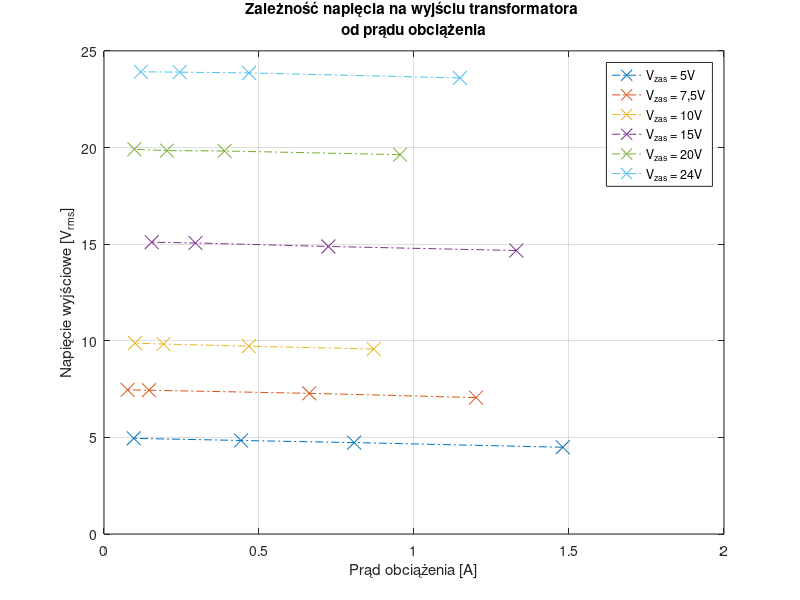
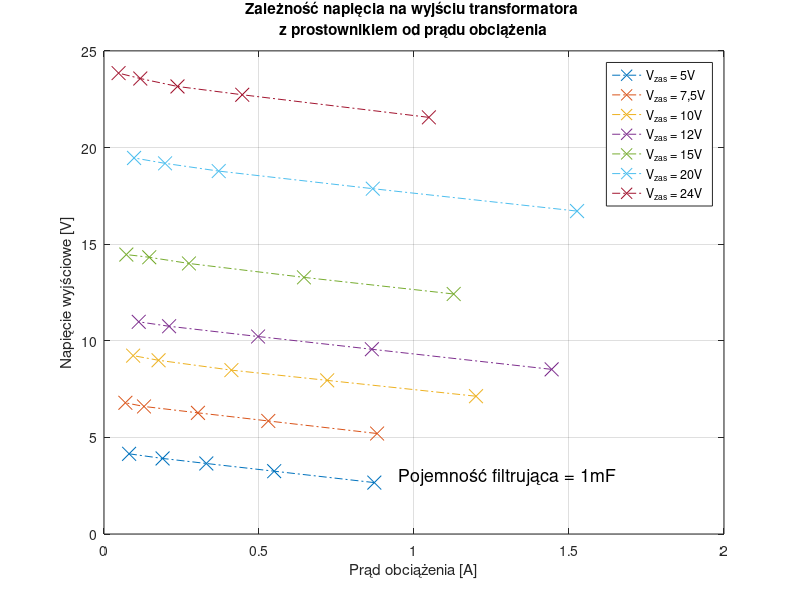
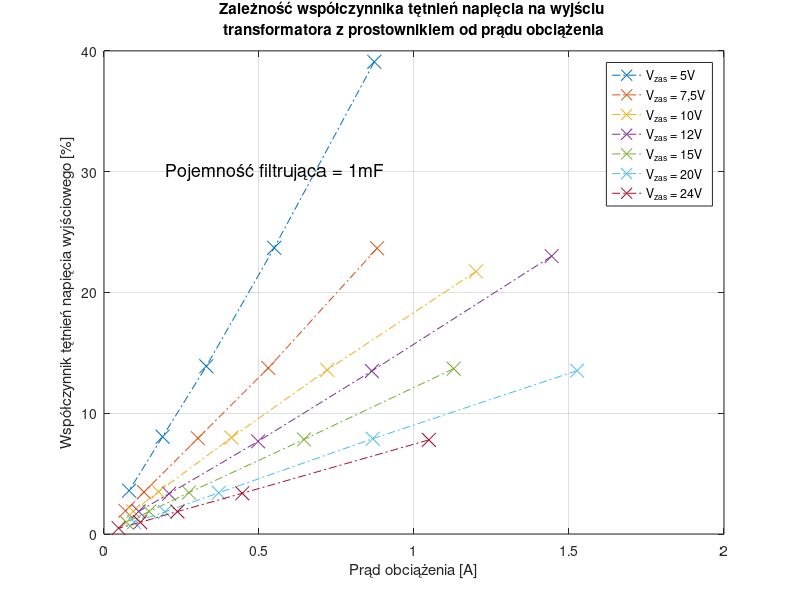

Reproduce these figures in MATLAB, in order. (Note: this script raises an error after producing the figures.)
% ------------ ZASILACZE LINIOWE ------------

clr = ["#D95319" "#EDB120" "#7E2F8E" "#77AC30" "#4DBEEE" "#A2142F"];

% 1. Transformator
Uin_1_1 = 5;
R_1_1 = [2, 5, 10, 50];
I_1_1 = [1.48, 0.807, 0.442, 0.096];
U_1_1 = [4.49, 4.73, 4.84, 4.95];


Uin_1_2 = 7.5;
R_1_2 = [5, 10, 50, 100];
I_1_2 = [1.2, 0.662, 0.145, 0.076];
U_1_2 = [7.06, 7.28, 7.44, 7.46];


Uin_1_3 = 10;
R_1_3 = [10, 20, 50, 100];
I_1_3 = [0.870, 0.467, 0.192, 0.1];
U_1_3 = [9.57, 9.72, 9.83, 9.88];

Uin_1_4 = 15;
R_1_4 = [10, 20, 50, 100];
I_1_4 = [1.330, 0.724, 0.295, 0.154];
U_1_4 = [14.67, 14.88, 15.06, 15.1];

Uin_1_5 = 20;
R_1_5 = [20, 50, 100, 200];
I_1_5 = [0.955, 0.389, 0.203, 0.098];
U_1_5 = [19.63, 19.82, 19.84, 19.91];

Uin_1_6 = 24;
R_1_6 = [20, 50, 100, 200];
I_1_6 = [1.148, 0.468, 0.244, 0.119];
U_1_6 = [23.6, 23.86, 23.9, 23.92];

figure(1)
plot(I_1_1, U_1_1, "LineStyle","-.", "Marker",'x', 'MarkerSize',10)
grid on
hold on
plot(I_1_2, U_1_2, "LineStyle","-.", "Marker",'x', 'MarkerSize',10)
plot(I_1_3, U_1_3, "LineStyle","-.", "Marker",'x', 'MarkerSize',10)
plot(I_1_4, U_1_4, "LineStyle","-.", "Marker",'x', 'MarkerSize',10)
plot(I_1_5, U_1_5, "LineStyle","-.", "Marker",'x', 'MarkerSize',10)
plot(I_1_6, U_1_6, "LineStyle","-.", "Marker",'x', 'MarkerSize',10)
xlabel("Prąd obciążenia [A]")
ylabel("Napięcie wyjściowe [V_{rms}]")
legend("V_{zas} = 5V", "V_{zas} = 7,5V","V_{zas} = 10V", "V_{zas} = 15V", "V_{zas} = 20V", "V_{zas} = 24V")
title({"Zależność napięcia na wyjściu transformatora ", "od prądu obciążenia"})



% 2. Transformator z prostownikiem C = 1mF

Uin_2_1 = 5;
R_2_1 = [2, 5, 10, 20, 50];
I_2_1 = [0.872, 0.549, 0.330, 0.189, 0.081];
U_2_1 = [2.66, 3.25, 3.65, 3.91, 4.15];
T_2_1 = [1.04, 0.77, 0.507, 0.315, 0.149];

Uin_2_2 = 7.5;
R_2_2 = [5, 10, 20, 50, 100];
I_2_2 = [0.881, 0.53, 0.303, 0.129, 0.069];
U_2_2 = [5.2, 5.85, 6.27, 6.6, 6.79];
T_2_2= [1.23, 0.804, 0.497, 0.229, 0.13];

Uin_2_3 = 10;
R_2_3 = [5, 10, 20, 50, 100];
I_2_3 = [1.2, 0.72, 0.411, 0.176, 0.094];
U_2_3 = [7.13, 7.95, 8.48, 8.99, 9.23];
T_2_3 = [1.55, 1.08, 0.677, 0.315, 0.174];

Uin_2_4 = 15;
R_2_4 = [10, 20, 50, 100, 200];
I_2_4 = [1.128, 0.645, 0.274, 0.146, 0.072];
U_2_4 = [12.42, 13.28, 14, 14.32, 14.46];
T_2_4 = [1.7, 1.04, 0.48, 0.267, 0.141];

Uin_2_5 = 20;
R_2_5 = [10, 20, 50, 100, 200];
I_2_5 = [1.526, 0.867, 0.37, 0.197, 0.097];
U_2_5 = [16.71, 17.87, 18.78, 19.18, 19.46];
T_2_5 = [2.26, 1.41, 0.641, 0.352, 0.19];

Uin_2_6 = 24;
R_2_6 = [20, 50, 100, 200, 500];
I_2_6 = [1.048, 0.446, 0.237, 0.117, 0.047];
U_2_6 = [21.56, 22.73, 23.16, 23.57, 23.85];
T_2_6 = [1.68, 0.766, 0.431, 0.228, 0.116];

Uin_2_7 = 12;
R_2_7 = [5, 10, 20, 50, 100];
I_2_7 = [1.444, 0.864, 0.497, 0.21, 0.112];
U_2_7 = [8.52, 9.56, 10.22, 10.75, 10.98];
T_2_7 = [1.96, 1.29, 0.784, 0.359, 0.205];

figure(2)
plot(I_2_1, U_2_1, "LineStyle","-.", "Marker",'x', 'MarkerSize',10)
grid on
hold on
plot(I_2_2, U_2_2, "LineStyle","-.", "Marker",'x', 'MarkerSize',10)
plot(I_2_3, U_2_3, "LineStyle","-.", "Marker",'x', 'MarkerSize',10)
plot(I_2_7, U_2_7, "LineStyle","-.", "Marker",'x', 'MarkerSize',10)
plot(I_2_4, U_2_4, "LineStyle","-.", "Marker",'x', 'MarkerSize',10)
plot(I_2_5, U_2_5, "LineStyle","-.", "Marker",'x', 'MarkerSize',10)
plot(I_2_6, U_2_6, "LineStyle","-.", "Marker",'x', 'MarkerSize',10)

xlabel("Prąd obciążenia [A]")
ylabel("Napięcie wyjściowe [V]")
legend("V_{zas} = 5V", "V_{zas} = 7,5V","V_{zas} = 10V", "V_{zas} = 12V", "V_{zas} = 15V", "V_{zas} = 20V", "V_{zas} = 24V")
title({"Zależność napięcia na wyjściu transformatora ", "z prostownikiem od prądu obciążenia"})
text(0.95,3, "Pojemność filtrująca = 1mF", 'FontSize',13)


figure(3)
plot(I_2_1, 100*T_2_1./U_2_1, "LineStyle","-.", "Marker",'x', 'MarkerSize',10)
grid on
hold on
plot(I_2_2, 100*T_2_2./U_2_2, "LineStyle","-.", "Marker",'x', 'MarkerSize',10)
plot(I_2_3, 100*T_2_3./U_2_3, "LineStyle","-.", "Marker",'x', 'MarkerSize',10)
plot(I_2_7, 100*T_2_7./U_2_7, "LineStyle","-.", "Marker",'x', 'MarkerSize',10)
plot(I_2_4, 100*T_2_4./U_2_4, "LineStyle","-.", "Marker",'x', 'MarkerSize',10)
plot(I_2_5, 100*T_2_5./U_2_5, "LineStyle","-.", "Marker",'x', 'MarkerSize',10)
plot(I_2_6, 100*T_2_6./U_2_6, "LineStyle","-.", "Marker",'x', 'MarkerSize',10)

xlabel("Prąd obciążenia [A]")
ylabel("Współczynnik tętnień napięcia wyjściowego [%]")
legend("V_{zas} = 5V", "V_{zas} = 7,5V","V_{zas} = 10V", "V_{zas} = 12V", "V_{zas} = 15V", "V_{zas} = 20V", "V_{zas} = 24V")
title({"Zależność współczynnika tętnień napięcia na wyjściu ", "transformatora z prostownikiem od prądu obciążenia"})
text(0.2,30, "Pojemność filtrująca = 1mF", 'FontSize',13)


% 3. Dioda zen.
Uin_3 = 10;
R_3 = [11, 16, 21, 31, 51, 101, 201, 501];
I_3 = [0.636, 0.479, 0.378, 0.263, 0.158, 0.083, 0.039, 0.016];
U_3 = [7.08, 7.7, 7.94, 8.12, 8.19, 8.21, 8.22, 8.22];
T_3 = [0.701, 0.4275, 0.251, 0.083, 0.0437, 0.0382, 0.0361, 0.0346];

% 3.2 
Uin_3_2 = [10, 9.5, 9, 8.5, 8, 7.5, 10.5, 8.8];
[Uin_3_2, idx] = sort(Uin_3_2);

U_3_2 = [8.22, 8.21, 8.17, 8.12, 8.02, 7.7, 8.29, 8.15];
R_3_2 = inf;
I_3_2 = [0.450, 0.33, 0.22, 0.13, 0.02, 0, 0.57, 0.2];

U_3_2 = U_3_2(idx);
I_3_2 = I_3_2(idx)*1000;

figure(4)
yyaxis left
plot(I_3, U_3, "LineStyle","-.", "Marker",'x', 'MarkerSize',10)
ylabel("Napięcie wyjściowe [V]")
yyaxis right
plot(I_3, 100*T_3./U_3, "LineStyle","-.", "Marker",'x', 'MarkerSize',10)
xlabel("Prąd obciążenia [A]")
ylabel("Współczynnik tętnień napięcia wyjściowego [%]")
grid on
title("Charakterystyki zasilacza z diodą Zenera")
text(0.1, 4, "Napięcie wejściowe: 10V")


figure(5)
yyaxis left
plot(Uin_3_2, U_3_2, "LineStyle","-.", "Marker",'x', 'MarkerSize',10)
ylabel("Napięcie wyjściowe [V]")
yyaxis right
plot(Uin_3_2, I_3_2, "LineStyle","-.", "Marker",'x', 'MarkerSize',10)
xlabel("Napięcie wejściowe [V]")
ylabel("Prąd diody Zenera [mA]")
grid on
title("Charakterystyki zasilacza z diodą Zenera w stanie rozwarcia")



% 3.3 - - zasilacze liniowe

Uin_3_3 = [15.56, nan, nan, 17.15, 17.35];
U_3_3 = [12, 12.17, 12.2, 12.2, 12.21];
I_3_3 = [1.08, 0.587, 0.237, 0.123, 0.06];
R_3_3 = [11, 21, 51, 101, 201];
T_3_3 = [0.203, 0.02, 0.02, 0.02, 0.02];

[U_3_3, idx] = sort(U_3_3);
I_3_3 = 1000*I_3_3(idx);
T_3_3 = T_3_3(idx);
R_3_3 = R_3_3(idx);


% 3.4
Uin_3_4 = 14;
U_3_4 = [12.21, 8.8, 10.17, 11.03, 11.7, 11.99, 12.17, 12.21, 11.37];
I_3_4 = [0, 1.48, 0.918, 0.53, 0.227, 0.121, 0.059, 0.024, 0.367];
R_3_4 = [inf, 6, 11, 21, 51, 101, 201, 501, 31];
T_3_4 = [0, 1.43, 1.16, 0.763, 0.354, 0.168, 0.06, 0.04,0];

[U_3_4, idx] = sort(U_3_4);
I_3_4 = 1000*I_3_4(idx);
T_3_4 = T_3_4(idx);
R_3_4 = R_3_4(idx);

% 3.5 
Uin_3_5 = 5.87;
I_3_5  = [0, 0.370, 0.438, 0.312, 0.18, 0.079, 0.042, 0.022, 0.008];
U_3_5 = [5, 2.23, 1.35, 3.48, 3.79, 4.09, 4.24, 4.38, 4.49];
R_3_5 = [inf, 6, 3, 11, 21, 51, 101, 201, 501];
T_3_5 = [0, 1.04, 0.789, 0.425, 0.277, 0.14, 0.08, 0.047, 0.029];

[U_3_5, idx] = sort(U_3_5);
I_3_5 = 1000*I_3_5(idx);
T_3_5 = T_3_5(idx);
R_3_5 = R_3_5(idx);

% 3.6
Uin_3_6 = 10.69;
U_3_6 = [4.6, 5.15, 5.16, 5.16, 5.17, 5.17, 5.17, 5.17];
I_3_6 = [1.49, 0.866, 0.465, 0.248, 0.1, 0.052, 0.026, 0.01];
R_3_6 = [3, 6, 11, 21, 51, 101, 201, 501];
T_3_6 = [0.46, 0.2, 0.2, 0.2, 0.2, 0.2, 0.2, 0.2];

[U_3_6, idx] = sort(U_3_6);
I_3_6 = 1000*I_3_6(idx);
T_3_6 = T_3_6(idx);
R_3_6 = R_3_6(idx);

figure(6)
yyaxis left
plot(I_3_3, U_3_3, "LineStyle","-.", "Marker",'x', 'MarkerSize',10)
hold on
grid on
plot(I_3_4, U_3_4, "LineStyle","-.", "Marker",'x', 'MarkerSize',10)
plot(I_3_5, U_3_5, "LineStyle","-.", "Marker",'x', 'MarkerSize',10)
plot(I_3_6, U_3_6, "LineStyle","-.", "Marker",'x', 'MarkerSize',10)
ylabel("Napięcie wyjściowe [V]")

yyaxis right
plot(I_3_3, 100*T_3_3./U_3_3, "LineStyle","-.", "Marker",'x', 'MarkerSize',10)
hold on
grid on
plot(I_3_4, 100*T_3_4./U_3_4, "LineStyle","-.", "Marker",'x', 'MarkerSize',10)
plot(I_3_5, 100*T_3_5./U_3_5, "LineStyle","-.", "Marker",'x', 'MarkerSize',10)
plot(I_3_6, 100*T_3_6./U_3_6, "LineStyle","-.", "Marker",'x', 'MarkerSize',10)

xlabel("Prąd obciążenia [A]")
ylabel("Współczynnik tętnień napięcia wyjściowego [%]")
grid on
title("Charakterystyki zasilacza z diodą Zenera")


figure(7)
plot(I_3_3, 100*T_3_3./U_3_3, "LineStyle","-.", "Marker",'x', 'MarkerSize',10)
hold on
grid on
plot(I_3_4, 100*T_3_4./U_3_4, "LineStyle","-.", "Marker",'x', 'MarkerSize',10)
plot(I_3_6, 100*T_3_6./U_3_6, "LineStyle","-.", "Marker",'x', 'MarkerSize',10)
plot(I_3_5, 100*T_3_5./U_3_5, "LineStyle","-.", "Marker",'x', 'MarkerSize',10)


xlabel("Prąd obciążenia [m]")
ylabel("Współczynnik tętnień napięcia wyjściowego [%]")
grid on
title("Zależność współczynnika tętnień od prądu obciążenia")
legend("U_{zas} = 17V", "U_{zas} = 14V", "U_{zas} = 10,69V", "U_{zas} = 5,87V")

figure(8)
plot(I_3_3, U_3_3, "LineStyle","-.", "Marker",'x', 'MarkerSize',10)
hold on
grid on
plot(I_3_4, U_3_4, "LineStyle","-.", "Marker",'x', 'MarkerSize',10)
plot(I_3_6, U_3_6, "LineStyle","-.", "Marker",'x', 'MarkerSize',10)
plot(I_3_5, U_3_5, "LineStyle","-.", "Marker",'x', 'MarkerSize',10)

ylabel("Napięcie wyjściowe [V]")
xlabel("Prąd obciążenia [mA]")
title("Zależność napięcia wyjściowego od prądu obciążenia")

legend("U_{zas} = 17V", "U_{zas} = 14V", "U_{zas} = 10,69V", "U_{zas} = 5,87V")